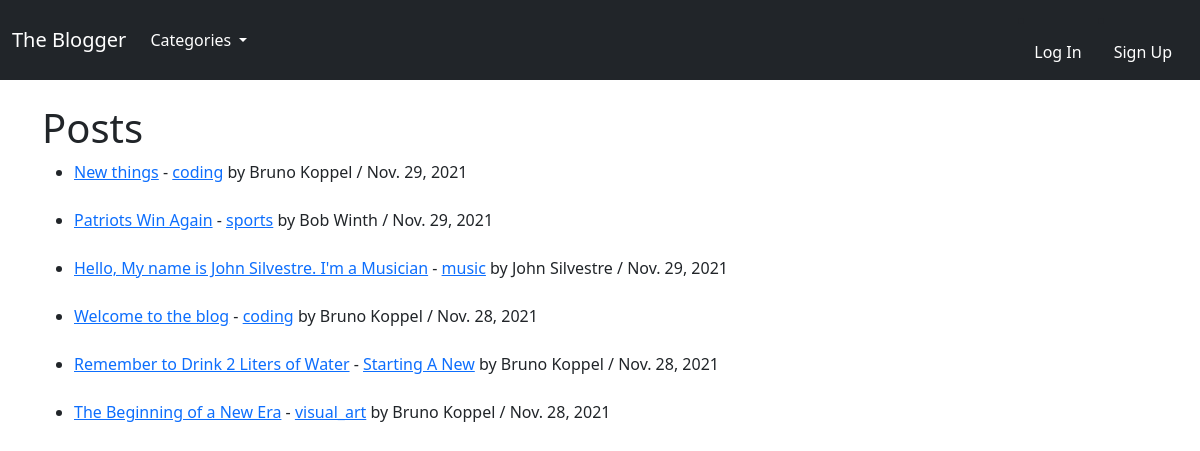
The page / on the database its author committed.
### blogfeed/models.py (models this page shows, shortened)
class Post(models.Model):
    title = models.CharField(max_length=255)
    title_tag = models.CharField(max_length=255, default="the blogger")
    post_date = models.DateField(auto_now_add=True)
    author = models.ForeignKey(User, on_delete=models.CASCADE)
    body = RichTextField(blank=True, null=True)
    date_added = models.DateTimeField(auto_now_add=True)
    category = models.CharField(max_length=255, default='uncategorized')
    likes = models.ManyToManyField(User, related_name='blog_post')

### blogfeed/views.py (the view)
# urls.py: path('', HomeView.as_view(), name="home"),
class HomeView(ListView):
    model = Post
    template_name = 'home.html'
    categories = Category.objects.all()
    ordering = ['-post_date']
    def get_context_data(self, *args, **kwargs):
        category_list = Category.objects.all()
        context = super(HomeView, self).get_context_data(*args, **kwargs)
        context["category_list"] = category_list
        return context

### blogfeed/models.py (called while the page is built)
    def __str__(self):
        return self.name

### blogfeed/templates/home.html (shortened to what this page needs)
{% extends 'base.html' %}
{% block content %}
<h1>Posts</h1>
<ul>
  {% for post in object_list %}
  <li>
    <a href="{% url 'post_details' post.pk %}">{{ post.title }}</a>
    -
    <a href="{% url 'category' post.category|slugify %}">{{ post.category }}</a>
    by {{ post.author.first_name }} {{ post.author.last_name }} / {{ post.post_date }}
  </li>
  {% endfor %}
</ul>
{% endblock %}

### rows shown on the page
Post: title "New things", category "coding", author.first_name "Bruno", author.last_name "Koppel", post_date "Nov. 29, 2021"
Post: title "Patriots Win Again", category "sports", author.first_name "Bob", author.last_name "Winth", post_date "Nov. 29, 2021"
Post: title "Hello, My name is John Silvestre. I'm a Musician", category "music", author.first_name "John", author.last_name "Silvestre", post_date "Nov. 29, 2021"
Post: title "Welcome to the blog", category "coding", author.first_name "Bruno", author.last_name "Koppel", post_date "Nov. 28, 2021"
Post: title "Remember to Drink 2 Liters of Water", category "Starting A New", author.first_name "Bruno", author.last_name "Koppel", post_date "Nov. 28, 2021"
Post: title "The Beginning of a New Era", category "visual_art", author.first_name "Bruno", author.last_name "Koppel", post_date "Nov. 28, 2021"
